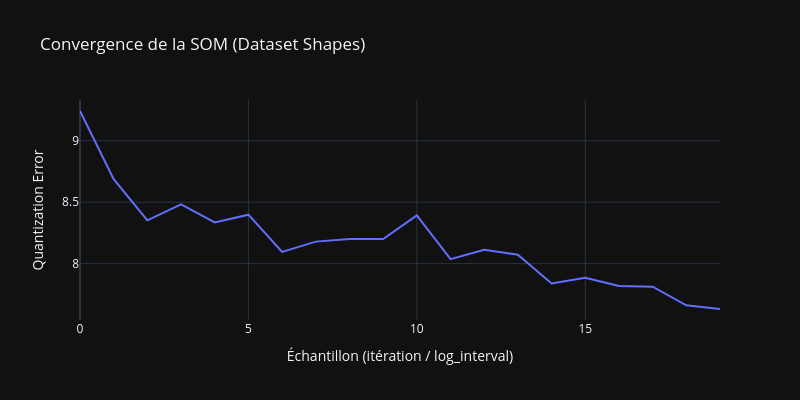

Notebook code cell kept with this figure:
### Markdown cell above
## 4. Courbe de convergence

### Code cell
fig = px.line(
    x=list(range(len(model.history_))),
    y=model.history_,
    labels=dict(x="Échantillon (itération / log_interval)", y="Quantization Error"),
    title="Convergence de la SOM (Dataset Shapes)"
)
fig.update_layout(template="plotly_dark", width=800, height=400)
fig.show()

### Figure 1 — Plotly figure (JSON) as saved in the notebook; plotly's stock layout.template omitted (floating-point values rounded to 4 significant figures)
{"data": [{"hovertemplate": "Échantillon (itération / log_interval)=%{x}<br>Quantization Error=%{y}<extra></extra>", "legendgroup": "", "line": {"color": "#636efa", "dash": "solid"}, "marker": {"symbol": "circle"}, "mode": "lines", "name": "", "orientation": "v", "showlegend": false, "type": "scatter", "x": [0, 1, 2, 3, 4, 5, 6, 7, 8, 9, 10, 11, 12, 13, 14, 15, 16, 17, 18, 19], "xaxis": "x", "y": [9.242, 8.688, 8.352, 8.482, 8.335, 8.399, 8.095, 8.179, 8.201, 8.201, 8.392, 8.036, 8.113, 8.073, 7.839, 7.885, 7.818, 7.813, 7.661, 7.631], "yaxis": "y"}], "layout": {"height": 400, "legend": {"tracegroupgap": 0}, "title": {"text": "Convergence de la SOM (Dataset Shapes)"}, "width": 800, "xaxis": {"anchor": "y", "domain": [0, 1], "title": {"text": "Échantillon (itération / log_interval)"}}, "yaxis": {"anchor": "x", "domain": [0, 1], "title": {"text": "Quantization Error"}}}}
